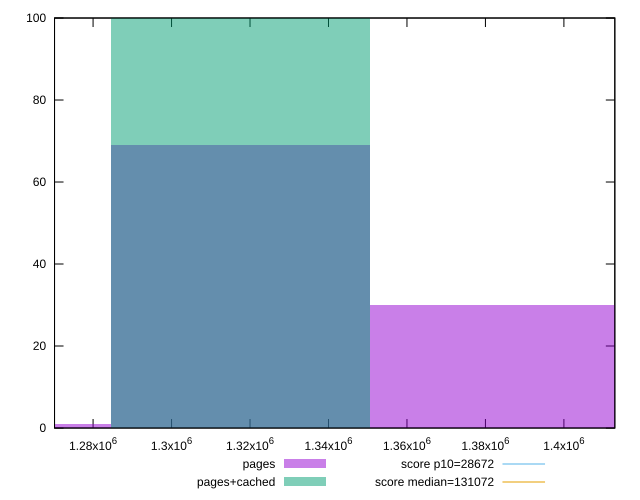

Write the gnuplot code that produced this figure.
reset

$pages <<EOF
1317516.7670853115 69
1251640.928731046 1
1383392.6054395773 30
EOF

$pagesCached <<EOF
1317516.7670853115 100
EOF

set key outside below
set boxwidth 65875.83835426558
set xrange [1270176.0707324643:1412978.248801986]
set yrange [0:100]
set trange [0:100]
set style fill transparent solid 0.5 noborder

set parametric
set terminal svg size 640, 500 enhanced background rgb 'white'
set output "report_00026_2021-02-22T21:38:55.199Z/uses-long-cache-ttl/comparison/histogram/0_vs_1.svg"

plot $pages title "pages" with boxes, \
     $pagesCached title "pages+cached" with boxes, \
     28672,t title "score p10=28672", \
     131072,t title "score median=131072"

reset
